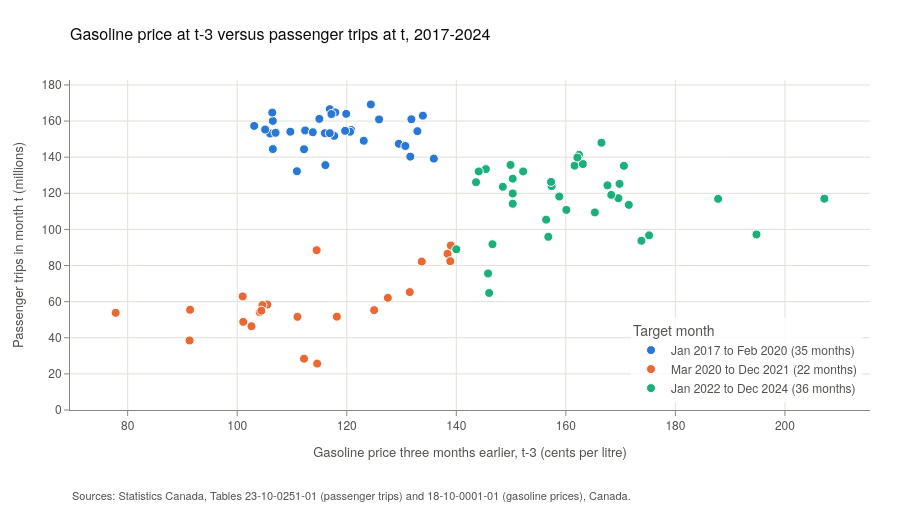

Notebook code cell kept with this figure:
### Code cell
# Earlier gasoline prices versus later ridership, including shared trends and unusual periods
# shift(3) moves each price down three rows, so a target month is paired with the price three months earlier.
# The calendar was verified as continuous, so three rows equal three months.
dev["gasoline_lag3"] = dev["gasoline_cents_per_litre"].shift(3)
dev["period"] = label_period(dev["month"])

# 12-month changes remove the seasonal pattern and slow shared trends, as a check on the level correlation
dev["trips_change_12m"] = dev["trips_millions"].diff(12)
dev["gasoline_lag3_change_12m"] = dev["gasoline_lag3"].diff(12)


def correlation(frame, x, y):
    pair = frame[[x, y]].dropna()
    return pd.Series({"months": len(pair), "pearson_r": pair[x].corr(pair[y])})


rows = {"All development months": correlation(dev, "gasoline_lag3", "trips_millions")}
for name, *_ in PERIODS:
    rows[name] = correlation(dev[dev["period"] == name], "gasoline_lag3", "trips_millions")
levels = pd.DataFrame(rows).T

rows = {"All development months": correlation(dev, "gasoline_lag3_change_12m", "trips_change_12m")}
for name, *_ in PERIODS:
    rows[name] = correlation(dev[dev["period"] == name], "gasoline_lag3_change_12m", "trips_change_12m")
changes = pd.DataFrame(rows).T

association = pd.concat({"Levels": levels, "12-month changes": changes}, axis=1)
association = association.astype({(level, "months"): int for level in ["Levels", "12-month changes"]})
print("Correlation between gasoline price at t-3 and passenger trips at t:")
display(association.round(2))


def add_association(fig, data):
    """Scatter of gasoline at t-3 against trips at t, coloured by date-defined period."""
    for name, _, _, color in PERIODS:
        subset = data[data["period"] == name]
        fig.add_trace(go.Scatter(
            x=subset["gasoline_lag3"], y=subset["trips_millions"], mode="markers",
            name=f"{name} ({len(subset)} months)",
            marker=dict(color=color, size=9, line=dict(color="white", width=1)),
            customdata=subset["month"].dt.strftime("%b %Y"),
            hovertemplate=("<b>%{customdata}</b><br>Gasoline at t-3: %{x:.1f}¢/L"
                           "<br>Trips at t: %{y:.1f} million<extra></extra>")))
    fig.update_layout(hovermode="closest",
                      xaxis_title="Gasoline price three months earlier, t-3 (cents per litre)",
                      yaxis_title="Passenger trips in month t (millions)",
                      legend=dict(title="Target month", x=0.99, xanchor="right", y=0.02, yanchor="bottom"))
    fig.update_yaxes(range=[0, data["trips_millions"].max() * 1.08])


fig = go.Figure()
add_association(fig, dev.dropna(subset=["gasoline_lag3"]))
fig.update_layout(title="Gasoline price at t-3 versus passenger trips at t, 2017-2024", height=520)
add_source(fig, SOURCE_BOTH)
fig.show()

### Figure 1 — Plotly figure (JSON) as saved in the notebook; plotly's stock layout.template omitted (floating-point values rounded to 4 significant figures)
{"data": [{"customdata": ["Apr 2017", "May 2017", "Jun 2017", "Jul 2017", "Aug 2017", "Sep 2017", "Oct 2017", "Nov 2017", "Dec 2017", "Jan 2018", "Feb 2018", "Mar 2018", "Apr 2018", "May 2018", "Jun 2018", "Jul 2018", "Aug 2018", "Sep 2018", "Oct 2018", "Nov 2018", "Dec 2018", "Jan 2019", "Feb 2019", "Mar 2019", "Apr 2019", "May 2019", "Jun 2019", "Jul 2019", "Aug 2019", "Sep 2019", "Oct 2019", "Nov 2019", "Dec 2019", "Jan 2020", "Feb 2020"], "hovertemplate": "<b>%{customdata}</b><br>Gasoline at t-3: %{x:.1f}¢/L<br>Trips at t: %{y:.1f} million<extra></extra>", "marker": {"color": "#2a78d6", "line": {"color": "white", "width": 1}, "size": 9}, "mode": "markers", "name": "Jan 2017 to Feb 2020 (35 months)", "type": "scatter", "x": [112.2, 106.5, 106.0, 116.1, 110.9, 106.5, 107.0, 109.7, 116.0, 112.4, 120.8, 116.9, 120.6, 119.7, 123.1, 131.6, 135.9, 132.9, 133.9, 131.8, 130.4, 125.9, 113.8, 106.4, 103.1, 105.1, 117.7, 129.5, 130.7, 119.9, 124.4, 117.9, 116.9, 117.2, 115.0], "y": [144.4, 144.5, 153.1, 135.6, 132.2, 160.1, 153.5, 154.1, 153.3, 154.8, 155.1, 166.6, 154.1, 154.6, 149.1, 140.3, 139.2, 154.4, 163.0, 161.0, 146.6, 160.9, 153.8, 164.7, 157.3, 155.3, 151.8, 147.4, 146.2, 164.0, 169.2, 164.8, 153.3, 163.9, 161.2]}, {"customdata": ["Mar 2020", "Apr 2020", "May 2020", "Jun 2020", "Jul 2020", "Aug 2020", "Sep 2020", "Oct 2020", "Nov 2020", "Dec 2020", "Jan 2021", "Feb 2021", "Mar 2021", "Apr 2021", "May 2021", "Jun 2021", "Jul 2021", "Aug 2021", "Sep 2021", "Oct 2021", "Nov 2021", "Dec 2021"], "hovertemplate": "<b>%{customdata}</b><br>Gasoline at t-3: %{x:.1f}¢/L<br>Trips at t: %{y:.1f} million<extra></extra>", "marker": {"color": "#eb6834", "line": {"color": "white", "width": 1}, "size": 9}, "mode": "markers", "name": "Mar 2020 to Dec 2021 (22 months)", "type": "scatter", "x": [114.5, 114.6, 112.2, 91.3, 77.8, 91.4, 101.0, 105.5, 104.6, 104.1, 102.6, 101.1, 104.4, 111.0, 118.2, 125.0, 127.5, 131.5, 133.7, 138.4, 139.0, 138.9], "y": [88.5, 25.7, 28.4, 38.5, 53.8, 55.5, 62.9, 58.4, 58.1, 54.2, 46.4, 48.8, 55.0, 51.6, 51.7, 55.3, 62.1, 65.3, 82.2, 86.5, 91.1, 82.4]}, {"customdata": ["Jan 2022", "Feb 2022", "Mar 2022", "Apr 2022", "May 2022", "Jun 2022", "Jul 2022", "Aug 2022", "Sep 2022", "Oct 2022", "Nov 2022", "Dec 2022", "Jan 2023", "Feb 2023", "Mar 2023", "Apr 2023", "May 2023", "Jun 2023", "Jul 2023", "Aug 2023", "Sep 2023", "Oct 2023", "Nov 2023", "Dec 2023", "Jan 2024", "Feb 2024", "Mar 2024", "Apr 2024", "May 2024", "Jun 2024", "Jul 2024", "Aug 2024", "Sep 2024", "Oct 2024", "Nov 2024", "Dec 2024"], "hovertemplate": "<b>%{customdata}</b><br>Gasoline at t-3: %{x:.1f}¢/L<br>Trips at t: %{y:.1f} million<extra></extra>", "marker": {"color": "#1baf7a", "line": {"color": "white", "width": 1}, "size": 9}, "mode": "markers", "name": "Jan 2022 to Dec 2024 (36 months)", "type": "scatter", "x": [146.0, 145.8, 140.0, 146.6, 156.8, 175.2, 173.8, 194.8, 207.2, 187.8, 169.6, 156.4, 171.5, 165.3, 143.6, 150.3, 148.5, 150.3, 160.1, 158.8, 161.6, 163.1, 170.6, 168.3, 157.4, 152.2, 145.4, 144.1, 149.9, 157.3, 169.8, 167.6, 162.4, 166.5, 162.1, 150.3], "y": [64.8, 75.6, 89.0, 91.8, 95.9, 96.7, 93.7, 97.2, 117.0, 116.9, 117.3, 105.4, 113.6, 109.4, 126.1, 114.2, 123.6, 119.9, 110.8, 118.2, 135.3, 136.2, 135.2, 119.1, 124.0, 132.1, 133.4, 132.1, 135.7, 126.3, 125.2, 124.4, 141.3, 148.0, 139.8, 128.1]}], "layout": {"annotations": [{"align": "left", "font": {"color": "#52514e", "size": 11}, "showarrow": false, "text": "Sources: Statistics Canada, Tables 23-10-0251-01 (passenger trips) and 18-10-0001-01 (gasoline prices), Canada.", "x": 0, "xanchor": "left", "xref": "paper", "y": 0, "yanchor": "top", "yref": "paper", "yshift": -75}], "height": 520, "hovermode": "closest", "legend": {"title": {"text": "Target month"}, "x": 0.99, "xanchor": "right", "y": 0.02, "yanchor": "bottom"}, "title": {"text": "Gasoline price at t-3 versus passenger trips at t, 2017-2024"}, "xaxis": {"title": {"text": "Gasoline price three months earlier, t-3 (cents per litre)"}}, "yaxis": {"range": [0, 182.7], "title": {"text": "Passenger trips in month t (millions)"}}}}
